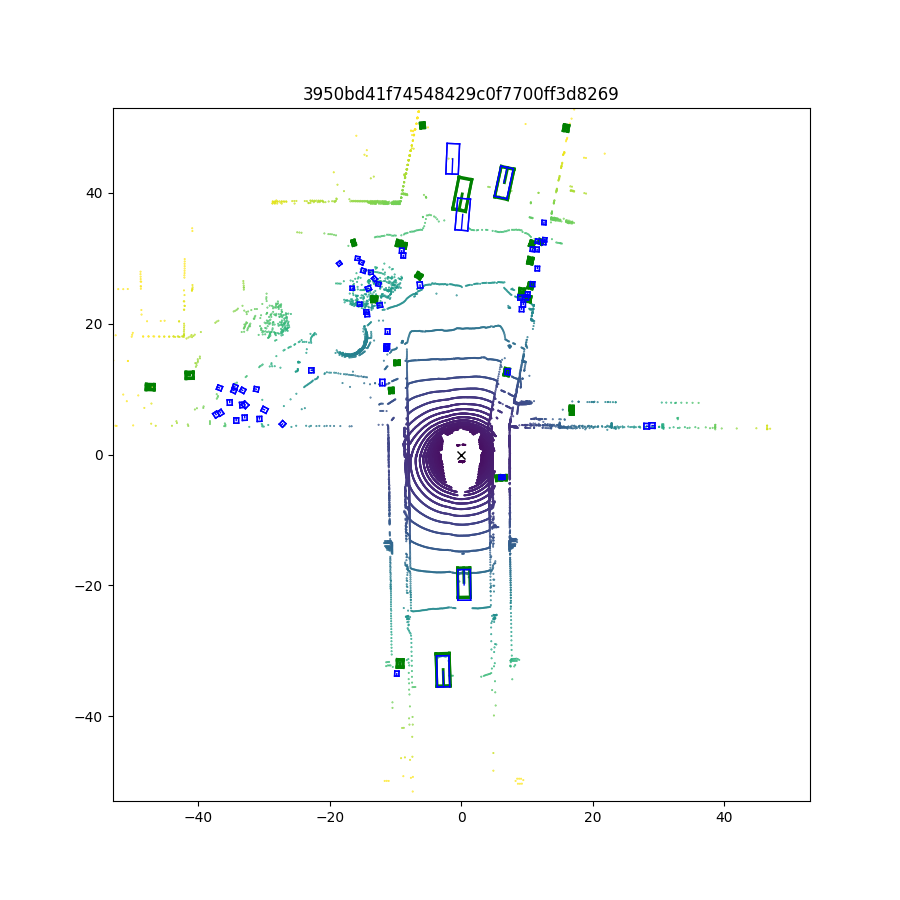
#> input picture data/3950bd41f74548429c0f7700ff3d8269_bev.png, 900 x 900 px; its folder holds only this picture in this run
$ python -i helpers.py   (imports and definitions only)
#> lines starting #> are read from the running program, lines starting #| are printed output that depends on the picture; after the words box and inside, x2 and y2 are one past the last pixel; in counts of white or black regions, pixels touching at a corner belong together
#> further down, picture is the input picture: shape (900, 900, 3); mean B, G, R 250.4, 249.4, 248.6
import cv2
import os
import numpy as np
import matplotlib.pyplot as plt


def detect_vehicles(image):
    """Detect vehicles in input image

    Args:
        image (string): file name of target input image

    Returns:
        tuple: (centers, sizes, angles, number)
    """
    # Convert to HSV
    hsv = cv2.cvtColor(image, cv2.COLOR_BGR2HSV)
#> hsv: shape (900, 900, 3); mean H, S, V 3.3, 4.3, 251.1

    # Define range for blue color
    lower_blue = np.array([98, 174, 0])
    upper_blue = np.array([129, 255, 255])

    # Create a mask for blue areas
    mask = cv2.inRange(hsv, lower_blue, upper_blue)
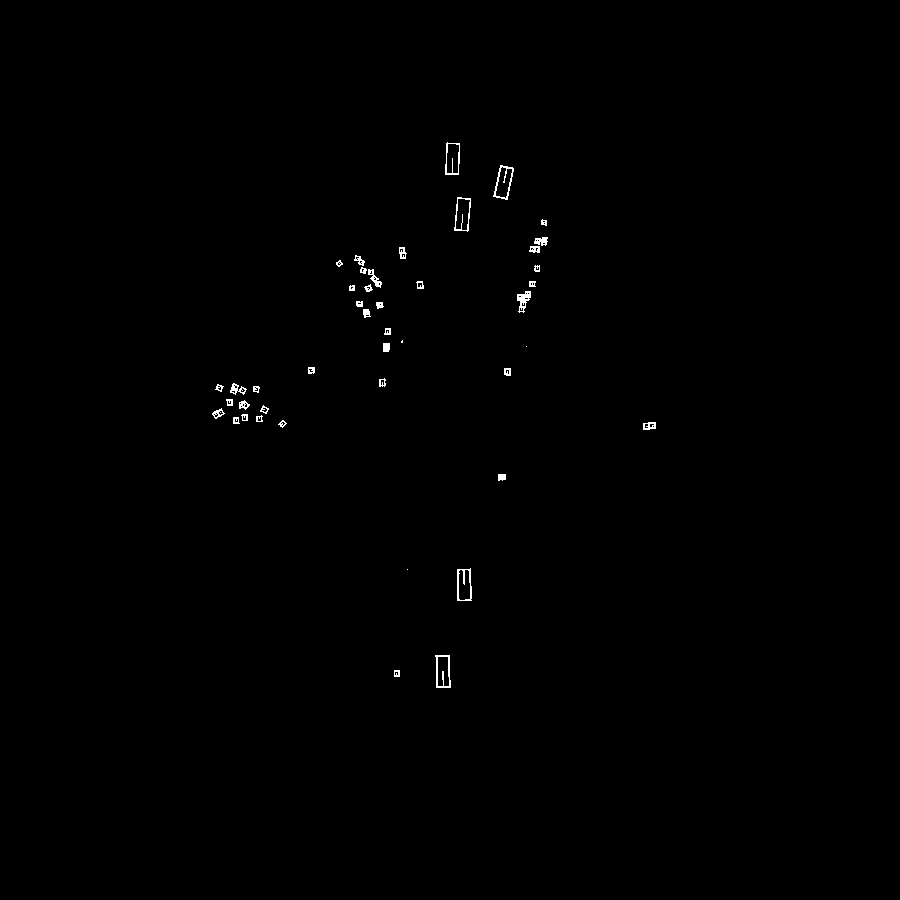
#> mask: shape (900, 900); 0.33% white in thin lines or dots, all inside (x1, y1, x2, y2) = (212, 142, 656, 688)

    # Filter the image using the mask to isolate blue regions
    res = cv2.bitwise_and(image, image, mask=mask)

    # Convert to grayscale
    gray = cv2.cvtColor(res, cv2.COLOR_BGR2GRAY)

    # Threshold the image to binary
    _, binary = cv2.threshold(gray, 0, 255, cv2.THRESH_BINARY)

    # Find contours
    contours, _ = cv2.findContours(binary, cv2.RETR_EXTERNAL, cv2.CHAIN_APPROX_SIMPLE)
#> contours = 44 contours, 3 with area under 20; largest, box (x1, y1, x2, y2) and area: (493, 165, 514, 200) 436, (454, 197, 471, 232) 433, (435, 655, 451, 688) 425, (457, 568, 472, 601) 417, (445, 142, 460, 175) 404

    # Initialize np arrays for centers, sizes, and angles
    centers = np.empty((2, 0))
    sizes = np.empty((2, 0))
    angles = np.empty((0))

    for contour in contours:
        area = cv2.contourArea(contour)

        if area >= 350:
            # Calculate bounding box of obstacle
            bounding_box = cv2.minAreaRect(contour)
            # Extract center, size, and angle of box
            center, size, angle = bounding_box
            # Record in lists
            centers = np.append(
                centers, np.array([center[0], center[1]]).reshape((2, 1)), axis=1
            )
            sizes = np.append(
                sizes, np.array([size[0], size[1]]).reshape((2, 1)), axis=1
            )
            angles = np.append(angles, angle)
#> this loop made 44 passes
#> (area, center, size, angle, centers, sizes, angles) on passes 4, 42, 43: (417, (464, 584), (32, 14), -90, [[442.6, 464], [671, 584]], [[14.22, 32], [32.47, 14]], [-1.85, -90]), (433, (462.2, 213.9), (33.48, 14.25), -85.03, [[442.6, 464, 462.2], [671, 584, 213.9]], [[14.22, 32, 33.48], [32.47, 14, 14.25]], [-1.85, -90, -85.03]), (436.5, (503.4, 181.9), (32.76, 14.66), -77.74, [[442.6, 464, 462.2, 503.4], [671, 584, 213.9, 181.9]], [[14.22, 32, 33.48, 32.76], [32.47, 14, 14.25, 14.66]], [-1.85, -90, -85.03, -77.74])
#> (area, angle, centers, sizes, angles) on pass 2: (425, -1.85, [442.6, 671], [14.22, 32.47], [-1.85])

    num_obs = centers.shape[1]
#> num_obs = 5
    rectangles = (centers, sizes, angles, num_obs)
#> rectangles = ([[442.6, 464, 462.2, 503.4, 452.2], [671, 584, 213.9, 181.9, 158.3]], [[14.22, 32, 33.48, 32.76, 32.06], [32.47, 14, 14.25, 14.66, 13.94]], [-1.85, -90, -85.03, -77.74, -87.27], 5)

    return rectangles


# [310 lines left out: functions ego_center, world2pix, pix2world, obstacles_to_world, path_to_pix, bounding_ellipse and 5 more, not called in this run]

>>> import cv2
>>> picture = cv2.imread('data/3950bd41f74548429c0f7700ff3d8269_bev.png')
>>> result = detect_vehicles(picture)
#> result has the same summary as rectangles in detect_vehicles

$ run again, on data/3e8750f331d7499e9b5123e9eb70f2e2_bev.png
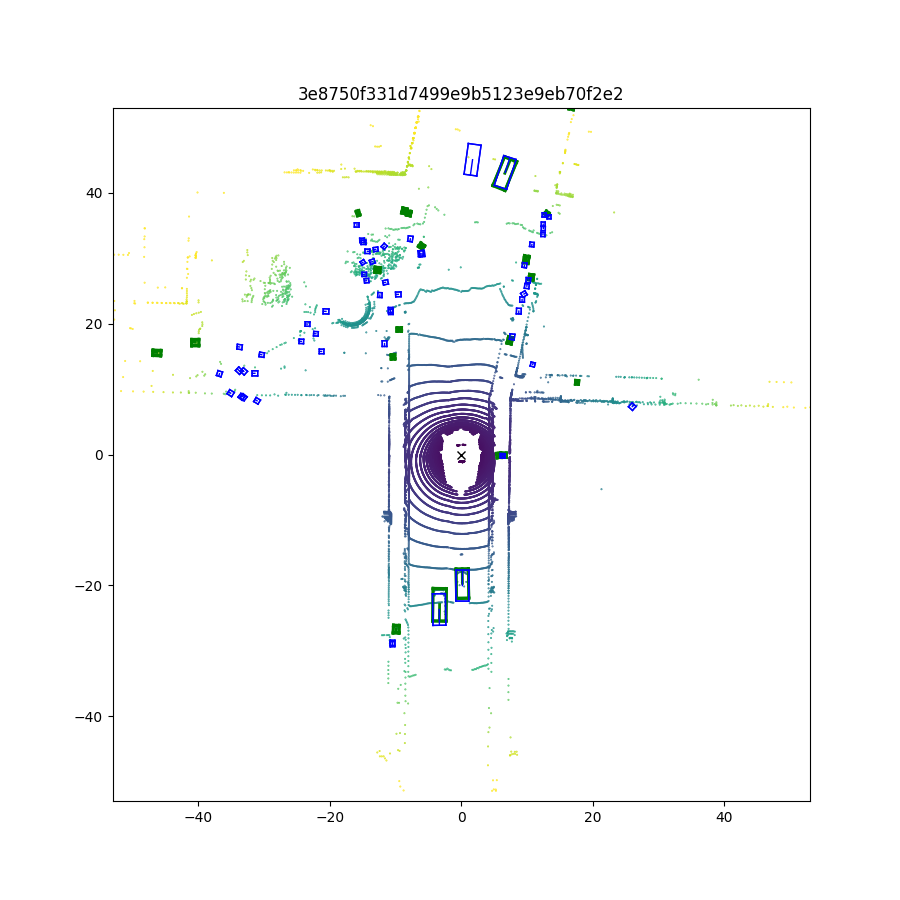
#> input picture data/3e8750f331d7499e9b5123e9eb70f2e2_bev.png, 900 x 900 px
#> picture is the input picture: shape (900, 900, 3); mean B, G, R 250.6, 249.6, 249
#> hsv: shape (900, 900, 3); mean H, S, V 3.2, 4.1, 251.2
#> in detect_vehicles, `mask = cv2.inRange(hsv, lower_blue, upper_blue)`:
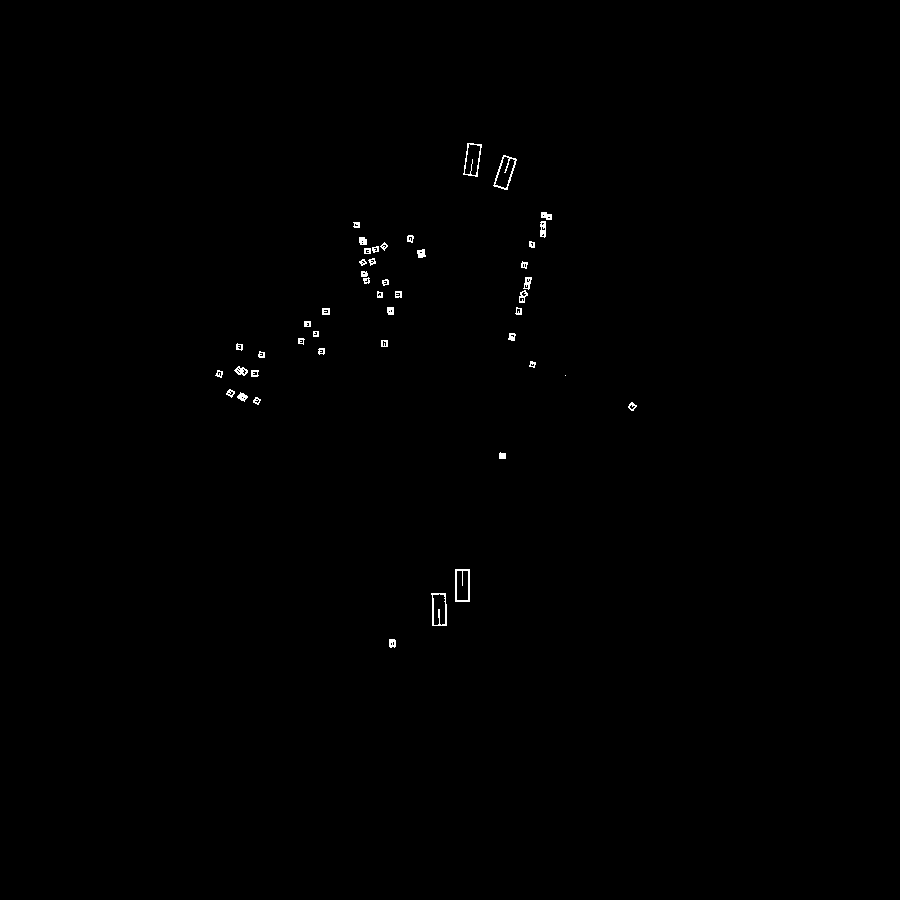
#> mask: shape (900, 900); 0.3% white in thin lines or dots, all inside (x1, y1, x2, y2) = (215, 143, 637, 648)
#> contours = 46 contours, 1 with area under 20; largest, box (x1, y1, x2, y2) and area: (455, 569, 470, 602) 448, (493, 155, 517, 190) 444, (431, 593, 447, 626) 439, (463, 143, 482, 177) 426, (540, 221, 546, 238) 72
#> the loop in detect_vehicles, `for contour in contours:` made 46 passes
#> (contour, area, center, size, angle, centers, sizes, angles) on pass 3: ([[455, 569], [455, 601], [469, 601], [469, 569]], 448, (462, 585), (32, 14), -90, [[438.8, 462], [609, 585]], [[14.67, 32], [32.47, 14]], [-1.85, -90])
#> rectangles = ([[438.8, 462, 504.7, 472.1], [609, 585, 172.1, 159.2]], [[14.67, 32, 32.99, 32.52], [32.47, 14, 14.91, 14.41]], [-1.85, -90, -72.65, -82.23], 4)
#> result has the same summary as rectangles in detect_vehicles
